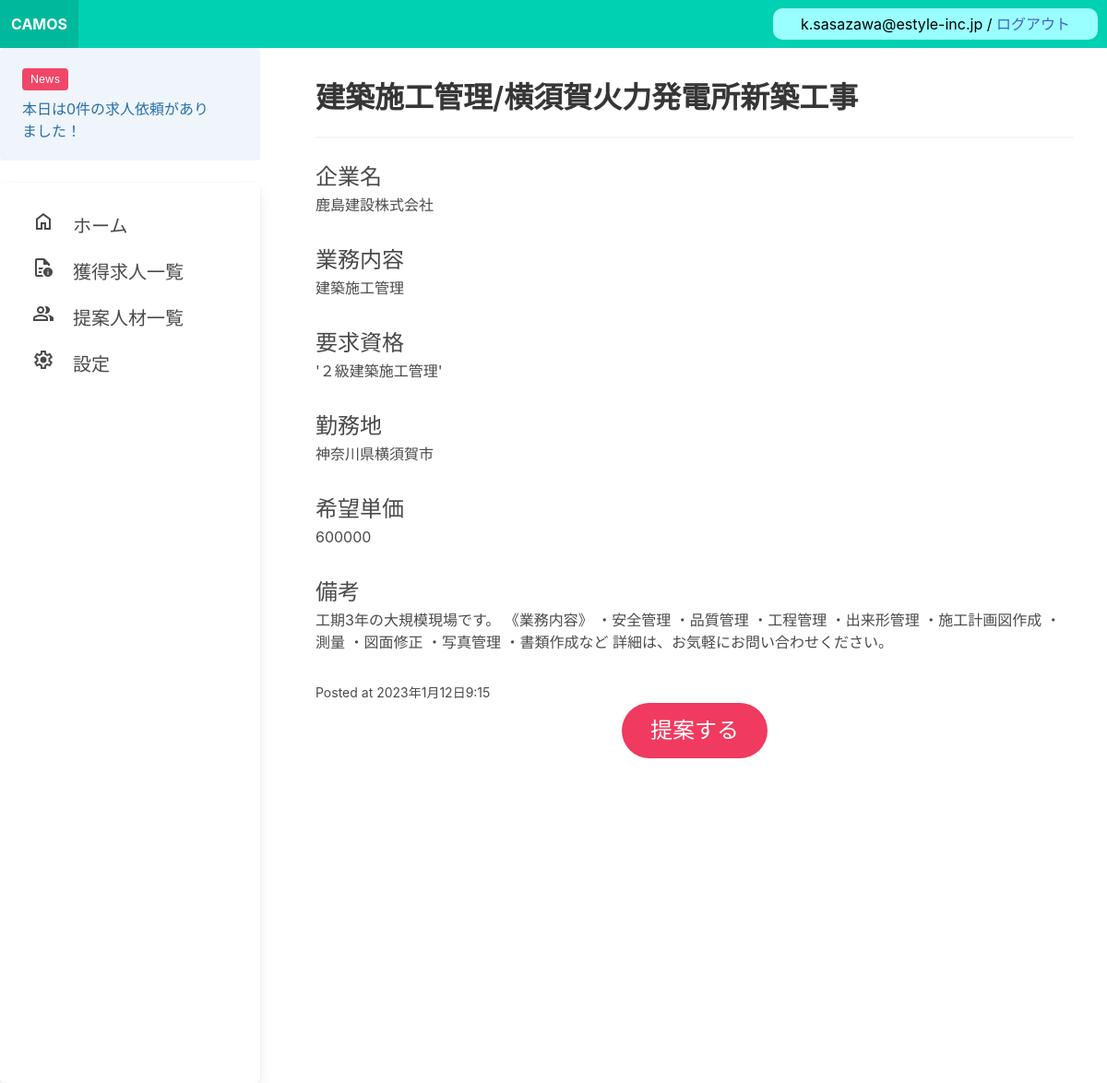
Page /camos_app/supplier_job_detail/4 (signed in) on the committed database.
### camos_app/models.py (models this page shows)
class Users(AbstractBaseUser, PermissionsMixin):
    username = models.CharField(max_length=255)
    email = models.EmailField(max_length=255, unique=True)
    company_name = models.CharField(max_length=255, unique=True)
    user_type = models.CharField(max_length=10)
    site_name = models.CharField(max_length=255, null=True)
    capital = models.IntegerField(null=True)
    website = models.URLField(null=True)
    permit_license = models.FileField(null=True, upload_to='camos_app/')
    is_active = models.BooleanField(default=True)
    is_staff = models.BooleanField(default=False)
    USERNAME_FIELD = 'email'
    REQUIRED_FIELDS = ['username']
    objects = UserManager()
    class Meta:
        db_table = 'users'
    def __str__(self):
        return self.email

class Post(models.Model):
    title = models.CharField(max_length=255)
    job = models.CharField(max_length=255)
    qualification = models.CharField(max_length=255)
    location = models.CharField(max_length=255)
    price = models.IntegerField()
    body = models.TextField()
    agent = models.CharField(max_length=255)
    data_added = models.DateTimeField(auto_now_add=True)
    create_user = models.ForeignKey(get_user_model(),on_delete=models.CASCADE)
    create_user_company = models.CharField(max_length=255)

### camos_app/views.py (the view)
# urls.py: path('supplier_job_detail/<int:id>', views.supplier_job_detail, name="supplier_job_detail"),
@login_required
def supplier_job_detail(request, id):
    dt = datetime.datetime.today()
    post_cnt = Post.objects.filter(agent__contains=request.user.company_name, data_added__startswith=dt.date()).count()
    post = Post.objects.get(id=id)
    return render(request, "camos_app/supplier_job_detail.html", context = {
        "post": post,
        "post_cnt": post_cnt
    })

### templates/camos_app/supplier_job_detail.html (shortened to what this page needs)
{% extends "camos_app/supplier_base.html" %}
{% block content %}
<h2 class="title">{{post.title}}</h2>
<hr />
<div style="margin-bottom: 30px;">
    <p class="is-size-4">企業名</p>
    <p>{{post.create_user_company}}</p>
</div>
<div style="margin-bottom: 30px;">
    <p class="is-size-4">業務内容</p>
    <p>{{post.job}}</p>
</div>
<div style="margin-bottom: 30px;">
    <p class="is-size-4">要求資格</p>
    <p id="qualification">{{post.qualification}}</p>
</div>
<div style="margin-bottom: 30px;">
    <p class="is-size-4">勤務地</p>
    <p>{{post.location}}</p>
</div>
<div style="margin-bottom: 30px;">
    <p class="is-size-4">希望単価</p>
    <p>{{post.price}}</p>
</div>
<div style="margin-bottom: 30px;">
    <p class="is-size-4">備考</p>
    <p>{{post.body}}</p>
</div>
<small>Posted at {{post.data_added}}</small>
<div class="has-text-centered">
    <a href="{% url 'camos_app:supplier_person_create' post.id %}"><button class="button is-danger is-rounded is-large is-hovered">提案する</button></a>
</div>
{% endblock %}

### templates/camos_app/supplier_base.html (shortened to what this page needs)
<!DOCTYPE html>
<html lang="ja">
<head>
    <link rel="stylesheet" href="https://cdn.jsdelivr.net/npm/bulma@0.9.4/css/bulma.min.css">
</head>
<body>
    <nav class="navbar is-primary" style="display: flex; justify-content:space-between; align-items: center;">
        <div class="navbar-brand">
        <a id="back" href="{% url 'camos_app:client_home' %}" class="navbar-item">
            <strong>CAMOS</strong>
        </a>
        </div>
        <div style="margin-right: 10px; padding: 5px 30px; background-color: #99FFFF; color: black; border-radius: 10px;">
            {% if request.user.is_authenticated %}
            <div>{{request.user}} / <a href="{% url 'camos_app:user_logout' %}">ログアウト</a></div>
            {% else %}
            <a href="{% url 'supplier_login' %}">ログイン</a>
            {% endif %}
        </div>
    </nav>
    <div class="columns">
        <div class="submenu column is-3" style="height: 1000px;">
            <aside class="notification is-info is-light">
            <div class="mb-2">
                <span class="tag is-danger">News</span>
            </div>
            <div>
                本日は{{post_cnt}}件の求人依頼がありました！
            </div>
            </aside>
            <aside class="box menu" style="height: 100%;">
            <ul class="menu-list">
                <li class="is-size-5"><a href="{% url 'camos_app:supplier_home' %}"><span class="material-symbols-outlined">home</span>　ホーム</a></li>
                <li class="is-size-5"><a href="{% url 'camos_app:supplier_job_list' %}"><span class="material-symbols-outlined">quick_reference</span>　獲得求人一覧</a></li>
                <li class="is-size-5"><a href="{% url 'camos_app:supplier_worker_list' %}"><span class="material-symbols-outlined">group</span>　提案人材一覧</a></li>
                <li class="is-size-5"><a href="{% url 'camos_app:supplier_settings' %}"><span class="material-symbols-outlined">settings</span>　設定</a></li>
            </ul>
            </aside>
        </div>
        <section class="section column">
            <div>{% block content %} {% endblock %}</div>
        </section>
</div>
</body>
</html>

### rows in the picture
Users: user "k.sasazawa@estyle-inc.jp"
Post: title "建築施工管理/横須賀火力発電所新築工事", create_user_company "鹿島建設株式会社", job "建築施工管理", qualification "'２級建築施工管理'", location "神奈川県横須賀市", price "600000", body "工期3年の大規模現場です。 《業務内容》 ・安全管理 ・品質管理 ・工程管理 ・出来形管理 ・施工計画図作成 ・測量 ・図面修正 ・写真管理 ・書類作成など 詳細は、お気軽にお問い合わせください。", data_added "2023年1月12日9:15"

### other values in the picture
{{ post_cnt }} "0"
